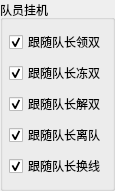
                  <widget class="QGroupBox" name="groupBox_7">
                   <property name="geometry">
                    <rect>
                     <x>127</x>
                     <y>1</y>
                     <width>104</width>
                     <height>191</height>
                    </rect>
                   </property>
                   <property name="title">
                    <string>队员挂机</string>
                   </property>
                   <layout class="QVBoxLayout" name="verticalLayout_8">
                    <property name="spacing">
                     <number>3</number>
                    </property>
                    <property name="leftMargin">
                     <number>6</number>
                    </property>
                    <property name="topMargin">
                     <number>6</number>
                    </property>
                    <property name="rightMargin">
                     <number>6</number>
                    </property>
                    <property name="bottomMargin">
                     <number>6</number>
                    </property>
                    <item>
                     <widget class="QCheckBox" name="chk_duiyuan_ls">
                      <property name="minimumSize">
                       <size>
                        <width>0</width>
                        <height>20</height>
                       </size>
                      </property>
                      <property name="maximumSize">
                       <size>
                        <width>16777215</width>
                        <height>16777215</height>
                       </size>
                      </property>
                      <property name="text">
                       <string>跟随队长领双</string>
                      </property>
                      <property name="checked">
                       <bool>true</bool>
                      </property>
                     </widget>
                    </item>
                    <item>
                     <widget class="QCheckBox" name="chk_duiyuan_ds">
                      <property name="minimumSize">
                       <size>
                        <width>0</width>
                        <height>20</height>
                       </size>
                      </property>
                      <property name="maximumSize">
                       <size>
                        <width>16777215</width>
                        <height>16777215</height>
                       </size>
                      </property>
                      <property name="text">
                       <string>跟随队长冻双</string>
                      </property>
                      <property name="checked">
                       <bool>true</bool>
                      </property>
                     </widget>
                    </item>
                    <item>
                     <widget class="QCheckBox" name="chk_duiyuan_js">
                      <property name="minimumSize">
                       <size>
                        <width>0</width>
                        <height>20</height>
                       </size>
                      </property>
                      <property name="maximumSize">
                       <size>
                        <width>16777215</width>
                        <height>16777215</height>
                       </size>
                      </property>
                      <property name="text">
                       <string>跟随队长解双</string>
                      </property>
                      <property name="checked">
                       <bool>true</bool>
                      </property>
                     </widget>
                    </item>
                    <item>
                     <widget class="QCheckBox" name="chk_duiyuan_ld">
                      <property name="minimumSize">
                       <size>
                        <width>0</width>
                        <height>20</height>
                       </size>
                      </property>
                      <property name="maximumSize">
                       <size>
                        <width>16777215</width>
                        <height>16777215</height>
                       </size>
                      </property>
                      <property name="text">
                       <string>跟随队长离队</string>
                      </property>
                      <property name="checked">
                       <bool>true</bool>
                      </property>
                     </widget>
                    </item>
                    <item>
                     <widget class="QCheckBox" name="chk_duiyuan_hx">
                      <property name="minimumSize">
                       <size>
                        <width>0</width>
                        <height>20</height>
                       </size>
                      </property>
                      <property name="maximumSize">
                       <size>
                        <width>16777215</width>
                        <height>16777215</height>
                       </size>
                      </property>
                      <property name="text">
                       <string>跟随队长换线</string>
                      </property>
                      <property name="checked">
                       <bool>true</bool>
                      </property>
                     </widget>
                    </item>
                   </layout>
                  </widget>
